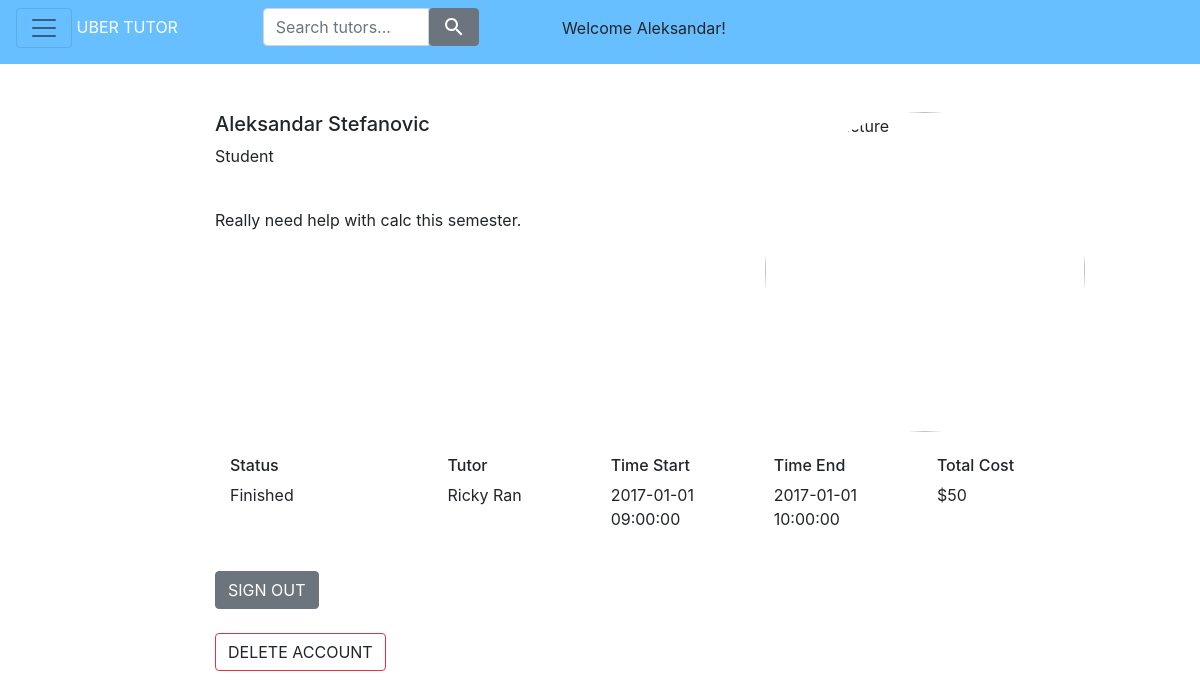
The page /content/profile/profile.php (signed in) on the database its author committed.
### tables this page shows
CREATE TABLE `users` (
  `id` int(11) NOT NULL AUTO_INCREMENT,
  `roleId` int(11) DEFAULT NULL,
  `firstName` varchar(355) DEFAULT NULL,
  `lastName` varchar(355) DEFAULT NULL,
  `profilePic` varchar(355) DEFAULT NULL,
  `intro` varchar(999) DEFAULT NULL,
  `costPerHour` float DEFAULT NULL,
  `userName` varchar(355) DEFAULT NULL,
  `password` varchar(355) DEFAULT NULL,
  `fullIntro` varchar(999) DEFAULT NULL,
  PRIMARY KEY (`id`),
  KEY `roleId` (`roleId`),
  CONSTRAINT `users_ibfk_1` FOREIGN KEY (`roleId`) REFERENCES `roles` (`id`)
);

CREATE TABLE `roles` (
  `id` int(11) NOT NULL AUTO_INCREMENT,
  `roleName` varchar(355) DEFAULT NULL,
  PRIMARY KEY (`id`)
);

CREATE TABLE `transactions` (
  `id` int(11) NOT NULL AUTO_INCREMENT,
  `tutorId` int(11) DEFAULT NULL,
  `userId` int(11) DEFAULT NULL,
  `complete` tinyint(1) DEFAULT NULL,
  `startTime` datetime DEFAULT NULL,
  `endTime` datetime DEFAULT NULL,
  `tutorAccept` tinyint(1) DEFAULT NULL,
  PRIMARY KEY (`id`),
  KEY `tutorId` (`tutorId`),
  KEY `userId` (`userId`),
  CONSTRAINT `transactions_ibfk_1` FOREIGN KEY (`tutorId`) REFERENCES `users` (`id`),
  CONSTRAINT `transactions_ibfk_2` FOREIGN KEY (`userId`) REFERENCES `users` (`id`)
);

### web/content/profile/profile_model.php (called while the page is built, shortened)
<?php
    $userId = $_SESSION['userId'];
    $query = "SELECT roleId, firstName, lastName, profilePic, intro, fullIntro, costPerHour, userName FROM users WHERE id=" . $userId;
    $users = $db->query($query);
    $user = $users->fetch();
    $roleId = $user['roleId'];
    $query = "SELECT roleName FROM roles WHERE id=" . $roleId;
    $roleName = $db->query($query)->fetch()['roleName'];
    $query = "SELECT id, tutorId, userId, startTime, endTime, tutorAccept, complete FROM transactions WHERE userId=" . $userId . " or tutorId=" . $userId;
    $results = $db->query($query);
    $transactions = array();
?>

### web/content/profile/profile_view.php (the view, shortened to what this page needs)
<div id="main" class="col-9">
    <div class="media">
        <div class="media-body">
            <h5 class="mt-0"><?php echo $_SESSION['firstName'] . " " . $_SESSION['lastName'] ?></h5>
            <p><?php echo ucfirst($roleName) ?></p>
            <br />
            <p><?php echo $user['intro'] ?></p>
        </div>
        <img class="profilepic" src=<?php echo $user['profilePic'] ?> alt="Profile Picture">
    </div>
    <br />
    <div class="container">
        <div class="row">
            <div class="col-3">
                <h6>Status</h6>
            </div>
            <div class="col">
                <?php if ($user['roleId'] == 1) { ?>
                    <h6>Tutor</h6>
                <?php } else { ?>
                    <h6>Student</h6>
                <?php } ?>
            </div>
            <div class="col">
                <h6>Time Start</h6>
            </div>
            <div class="col">
                <h6>Time End</h6>
            </div>
            <div class="col">
                <h6>Total Cost</h6>
            </div>
        </div>
        <?php
            foreach ($transactions as $transaction) {
                include ('../transactions/transaction_view.php');
            }
        ?>
    </div>
    <br />
    <a class="btn btn-secondary" role="button" href="/content/profile/process_profile_signout.php">SIGN OUT</a>
    <br />
    <br />
    <a class="btn btn-outline-danger" role="button" onClick="deleteAccount()">DELETE ACCOUNT</a>
    <br />
</div>

### web/header.php (shortened to what this page needs)
<html lang="en">
    <head>
        <link rel="stylesheet" href="/stylesheets/index.css">
        <link rel="stylesheet" href="https://maxcdn.bootstrapcdn.com/bootstrap/4.0.0-beta/css/bootstrap.min.css">
    </head>
    <body>

### web/content/nav/navbar.php (shortened to what this page needs)
<nav class="navbar navbar-light uber-tutor-nav" style="background-color: #68bfff;">
    <div class="row">
        <div class="col">
            <button class="navbar-toggler" type="button" data-toggle="collapse" data-target="#navbarToggleExternalContent" aria-controls="navbarToggleExternalContent" aria-expanded="false" aria-label="Toggle navigation" onClick="expandNav()">
                  <span class="navbar-toggler-icon"></span>
            </button>
            <a class="nodecor" href="/">UBER TUTOR</a>
        </div>
        <div id="full-search" class="col">
            <div class="input-group">
                <input id="searchFilter" type="text" class="form-control" placeholder="Search tutors..." aria-label="Search tutors..." aria-describedby="basic-addon2">
                <span class="input-group-btn">
                <button class="btn btn-secondary" type="button" onClick="searchTutors()">
                      <img src="/media/icons/ic_search_white_24px.svg" alt="Image">
                </button>
              </span>
            </div>
        </div>
        <div id="full-signin" class="col">
            <?php if (empty($_SESSION['LoggedIn'])) { ?>
                <a class="btn btn-secondary uber-tutor-signin" role="button" href="/content/signin/signin.php">SIGN IN</a>
            <?php } else { ?>
                <p class="uber-tutor-signin uber-tutor-welcome"><?php echo "Welcome " . $_SESSION['firstName'] . "!"; ?></p>
            <?php } ?>
        </div>
    </div>
</nav>

### web/content/nav/nav.php (shortened to what this page needs)
<br>
<div class="container-fluid">
    <br>
    <div class="row">
        <div id="navcol" class="col-2">
        </div>

### web/content/profile/profile.php (shortened to what this page needs)
<?php
    include_once ('../../database.php');
    include_once ('./profile_model.php');
    include_once ('../../header.php');
    include_once ('../nav/navbar.php');
    include_once ('../nav/nav.php');
    if (!empty($_SESSION['LoggedIn'])) {
        include_once ('./profile_view.php');
    }
    else {
        header('Location: '. "/index.php");
    }
    include_once ('../../footer.php');
?>

### web/content/transactions/transaction_view.php (shortened to what this page needs)
<div class="row">
    <div class="col-3">
        <?php if ($transaction['statusId'] == 1 && $user['roleId'] == 2) { ?>
         <form method="post" action="/content/transactions/process_transaction_approval.php">
            <button class="btn btn-secondary" type="submit">Approve</button>
            <input type="hidden" name="transactionid" value=<?php echo $transaction['id'] ?> />
            <input type="hidden" name="tutorid" value=<?php echo $transaction['tutorid'] ?> />
            <input type="hidden" name="approval" value="1" />
         </form>
         <form method="post" action="/content/transactions/process_transaction_approval.php">
            <button class="btn btn-secondary" type="submit">Reject</button>
            <input type="hidden" name="transactionid" value=<?php echo $transaction['id'] ?> />
            <input type="hidden" name="tutorid" value=<?php echo $transaction['tutorid'] ?> />
            <input type="hidden" name="approval" value="0" />
         </form>
        <?php } else { ?>
            <p><?php echo $transaction['status'] ?></p>
        <?php } ?>
    </div>
    <div class="col">
        <p><?php echo $transaction['name'] ?></p>
    </div>
    <div class="col">
        <?php if (empty($transaction['startTime'])) { ?>
            <p>N/A</p>
        <?php } else { ?>
            <p><?php echo $transaction['startTime'] ?></p>
        <?php } ?>
    </div>
    <div class="col">
        <?php if (empty($transaction['endTime'])) { ?>
            <p>N/A</p>
        <?php } else { ?>
            <p><?php echo $transaction['endTime'] ?></p>
        <?php } ?>
    </div>
    <div class="col">
        <p>$<?php echo $transaction['totalCost'] ?></p>
    </div>
</div>

### web/footer.php
            </div>
        </div>
    </body>
</html>

### web/stylesheets/index.css (style rules this page uses)
.profilepic { height: 20rem !important; width: 20rem !important; border-radius: 50%; }
.nodecor, .nodecor:hover { text-decoration: none; color: #ffffff; }
.uber-tutor-signin { float:right }
.uber-tutor-welcome { margin-top: 0.5rem; }
.uber-tutor-nav { width: 100%; }
#full-search { display: initial; }
#full-signin { display: initial; }

### rows shown on the page
users: roleId.roleName "Student", intro "Really need help with calc this semester."
transactions: status "Finished", name "Ricky Ran", startTime "2017-01-01 09:00:00", endTime "2017-01-01 10:00:00", totalCost "50"

### other values the page prints
$_SESSION['firstName'] "Aleksandar"
$_SESSION['lastName'] "Stefanovic"
